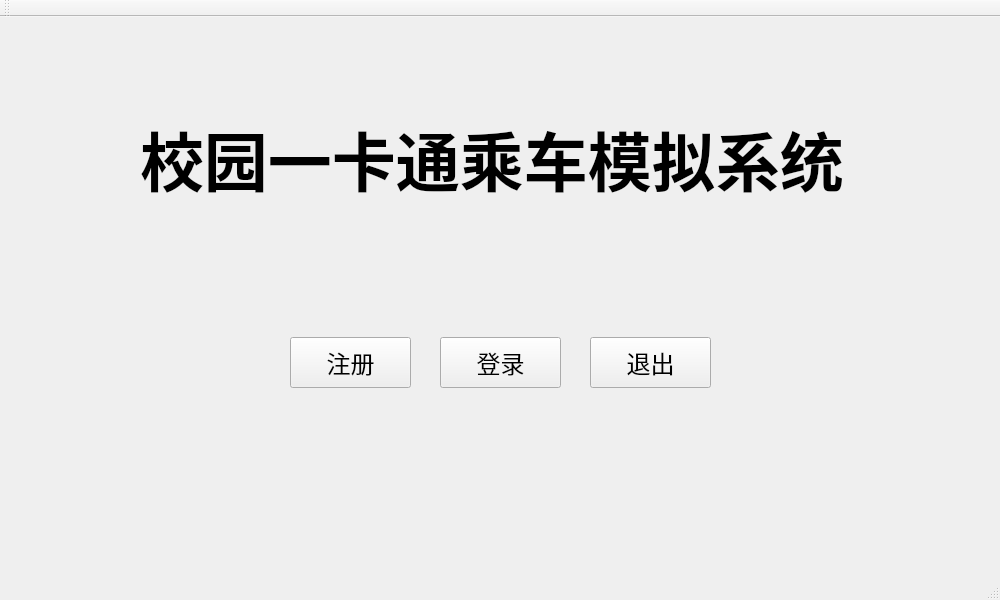
<?xml version="1.0" encoding="UTF-8"?>
<ui version="4.0">
 <class>MainWindow</class>
 <widget class="QMainWindow" name="MainWindow">
  <property name="enabled">
   <bool>true</bool>
  </property>
  <property name="geometry">
   <rect>
    <x>0</x>
    <y>0</y>
    <width>1000</width>
    <height>600</height>
   </rect>
  </property>
  <property name="acceptDrops">
   <bool>false</bool>
  </property>
  <property name="windowTitle">
   <string>MainWindow</string>
  </property>
  <widget class="QWidget" name="centralWidget">
   <widget class="QPushButton" name="signin_button">
    <property name="geometry">
     <rect>
      <x>440</x>
      <y>320</y>
      <width>121</width>
      <height>51</height>
     </rect>
    </property>
    <property name="font">
     <font>
      <family>Arial</family>
      <pointsize>18</pointsize>
     </font>
    </property>
    <property name="text">
     <string>登录</string>
    </property>
   </widget>
   <widget class="QPushButton" name="logon_button">
    <property name="geometry">
     <rect>
      <x>290</x>
      <y>320</y>
      <width>121</width>
      <height>51</height>
     </rect>
    </property>
    <property name="font">
     <font>
      <family>Arial</family>
      <pointsize>18</pointsize>
     </font>
    </property>
    <property name="text">
     <string>注册</string>
    </property>
   </widget>
   <widget class="QPushButton" name="signout_button">
    <property name="geometry">
     <rect>
      <x>590</x>
      <y>320</y>
      <width>121</width>
      <height>51</height>
     </rect>
    </property>
    <property name="font">
     <font>
      <family>Arial</family>
      <pointsize>18</pointsize>
     </font>
    </property>
    <property name="text">
     <string>退出</string>
    </property>
   </widget>
   <widget class="QLabel" name="label">
    <property name="geometry">
     <rect>
      <x>140</x>
      <y>100</y>
      <width>791</width>
      <height>81</height>
     </rect>
    </property>
    <property name="font">
     <font>
      <family>Sitka</family>
      <pointsize>48</pointsize>
      <weight>75</weight>
      <italic>false</italic>
      <bold>true</bold>
      <underline>false</underline>
     </font>
    </property>
    <property name="text">
     <string>校园一卡通乘车模拟系统</string>
    </property>
   </widget>
  </widget>
  <widget class="QMenuBar" name="menuBar">
   <property name="geometry">
    <rect>
     <x>0</x>
     <y>0</y>
     <width>1000</width>
     <height>23</height>
    </rect>
   </property>
  </widget>
  <widget class="QToolBar" name="mainToolBar">
   <attribute name="toolBarArea">
    <enum>TopToolBarArea</enum>
   </attribute>
   <attribute name="toolBarBreak">
    <bool>false</bool>
   </attribute>
  </widget>
  <widget class="QStatusBar" name="statusBar"/>
 </widget>
 <layoutdefault spacing="6" margin="11"/>
 <resources/>
 <connections/>
</ui>
